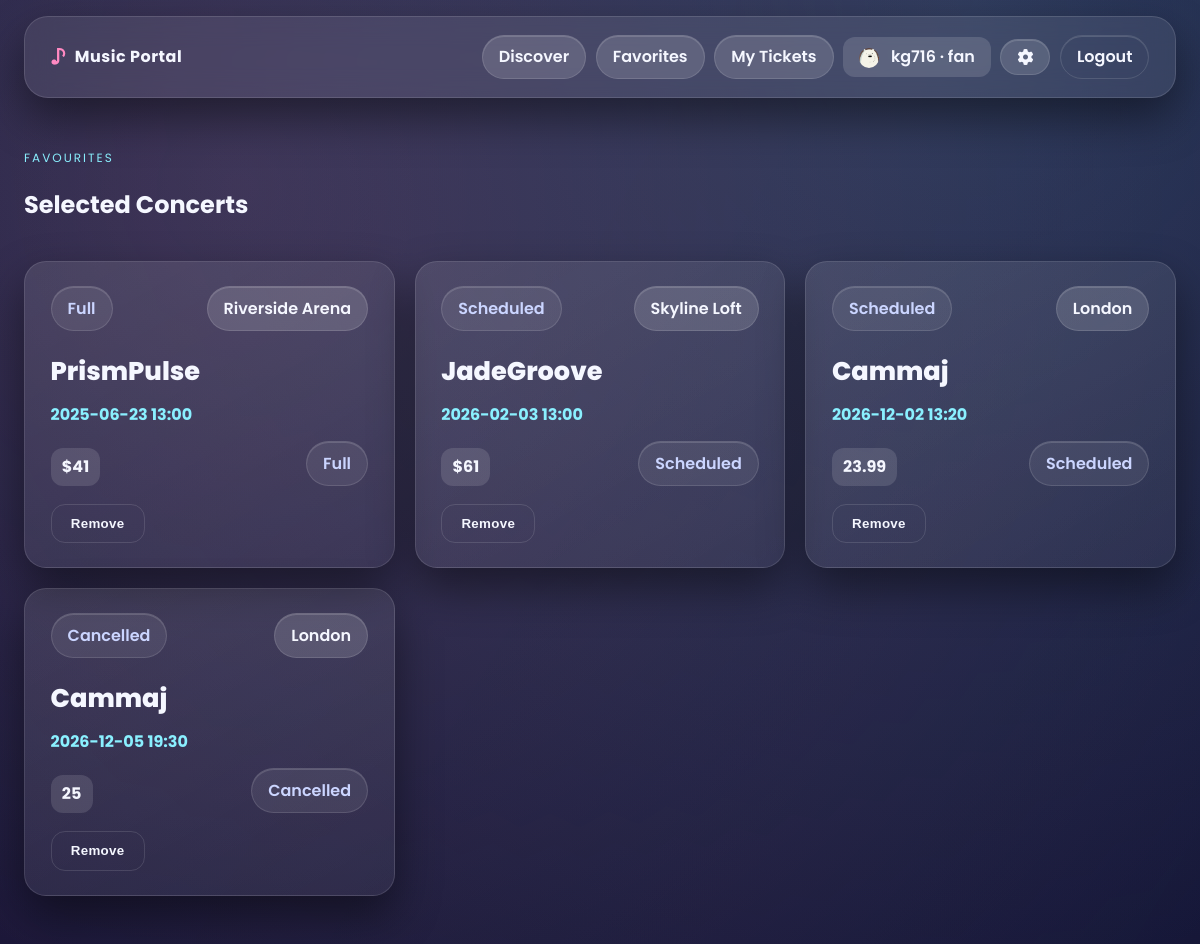
The app's page /selected (signed in) with its own data.
### tables this page shows
CREATE TABLE users (
                    id INTEGER PRIMARY KEY AUTOINCREMENT,
                    username TEXT NOT NULL UNIQUE,
                    password_hash TEXT NOT NULL,
                    role TEXT NOT NULL CHECK(role IN ('band', 'fan', 'admin'))
                , email TEXT, profile_image TEXT);

CREATE TABLE concerts (
            id INTEGER PRIMARY KEY AUTOINCREMENT,
            band_name TEXT NOT NULL,
            concert_datetime TEXT NOT NULL,
            venue TEXT NOT NULL,
            cost TEXT NOT NULL,
            status TEXT NOT NULL DEFAULT 'scheduled' CHECK(status IN ('scheduled', 'cancelled', 'full')),
            user_id INTEGER NOT NULL, image_filename TEXT, city TEXT, max_tickets INTEGER DEFAULT 100, ticket_price REAL DEFAULT 0.0,
            FOREIGN KEY(user_id) REFERENCES "users_old"(id)
        );

### app.py (the view)
@app.route("/selected")
def selected_concerts_view():
    if not fan_required():
        return redirect(url_for("login"))
    db = get_db()
    concerts = db.execute(
        """
        SELECT concerts.* FROM selected_concerts
        JOIN concerts ON concerts.id = selected_concerts.concert_id
        WHERE selected_concerts.user_id = ?
        ORDER BY concert_datetime
        """,
        (g.user["id"],),
    ).fetchall()
    return render_template("selected.html", concerts=concerts)

### app.py (called while the page is built)
def get_db():
    if "db" not in g:
        g.db = sqlite3.connect(DATABASE)
        g.db.row_factory = sqlite3.Row
    return g.db

@app.before_request
def ensure_db_ready():
    global _db_initialized
    if not _db_initialized:
        init_db()
        _db_initialized = True

@app.before_request
def load_logged_in_user():
    user_id = session.get("user_id")
    if user_id is None:
        g.user = None
    else:
        db = get_db()
        g.user = db.execute("SELECT * FROM users WHERE id = ?", (user_id,)).fetchone()

def fan_required():
    if g.user is None or g.user["role"] != "fan":
        flash("Fan access required.")
        return False
    return True

### templates/selected.html (shortened to what this page needs)
{% extends 'base.html' %}
{% block content %}
<div class="section-header">
  <div>
    <p class="eyebrow">Favourites</p>
    <h2>Selected Concerts</h2>
  </div>
</div>
<div class="card-grid">
  {% if concerts %}
    {% for concert in concerts %}
    <div class="concert-card selected-card" onclick="location.href='{{ url_for('view_concert', concert_id=concert['id']) }}';" style="cursor: pointer;">
      <div class="concert-meta">
        <span class="pill soft status">{{ concert['status'] }}</span>
        <span class="pill venue">{{ concert['venue'] }}</span>
      </div>
      <div class="card-body">
        <h3 class="band-name">{{ concert['band_name'] }}</h3>
        <p class="muted date">{{ concert['concert_datetime'].replace('T',' ') }}</p>
      </div>
      <div class="card-footer">
        <span class="ticket-tag">{{ concert['cost'] }}</span>
        <span class="pill soft status-pill">{{ concert['status'] }}</span>
      </div>
      <form method="post" action="{{ url_for('remove_selected', concert_id=concert['id']) }}" class="card-actions" onclick="event.stopPropagation();">
        <button class="button ghost" type="submit">Remove</button>
      </form>
    </div>
    {% endfor %}
  {% else %}
    <div class="empty">Your Selected Concerts list is empty.</div>
  {% endif %}
</div>
{% endblock %}

### templates/base.html (shortened to what this page needs)
<!doctype html>
<html lang="en">
<head>
  <link rel="stylesheet" href="https://cdn.jsdelivr.net/npm/@fortawesome/fontawesome-free@6.5.0/css/all.min.css">
  <link rel="stylesheet" href="{{ url_for('static', filename='css/style.css') }}">
</head>
<body class="bg-stage">
  <div class="overlay"></div>
  <header class="top-bar glass">
    <div class="brand">
      <span class="note">♪</span>
      <span>Music Portal</span>
    </div>
    <nav>
      {% if g.user %}
        {% if g.user['role'] == 'band' %}
          <a class="pill" href="{{ url_for('band_dashboard') }}">My Listings</a>
          <a class="pill" href="{{ url_for('create_concert') }}">New Concert</a>
        {% elif g.user['role'] == 'admin' %}
          <a class="pill" href="{{ url_for('admin_dashboard') }}">Dashboard</a>
        {% else %}
          <a class="pill" href="{{ url_for('search_concerts') }}">Discover</a>
          <a class="pill" href="{{ url_for('selected_concerts_view') }}">Favorites</a>
          <a class="pill" href="{{ url_for('tickets_bought') }}">My Tickets</a>
        {% endif %}
        <span class="user-pill">
          {% if g.user['profile_image'] %}
            <img src="{{ url_for('static', filename='uploads/' ~ g.user['profile_image']) }}" alt="" style="width: 20px; height: 20px; border-radius: 50%; object-fit: cover; margin-right: 8px; vertical-align: middle;">
          {% endif %}
          {{ g.user['username'] }} · {{ g.user['role'] }}
        </span>
        <a class="pill" href="{{ url_for('settings') }}" title="Settings"><i class="fas fa-cog"></i></a>
        <a class="pill ghost" href="{{ url_for('logout') }}">Logout</a>
      {% else %}
        <a class="pill" href="{{ url_for('login') }}">Login</a>
        <a class="pill ghost" href="{{ url_for('register') }}">Register</a>
      {% endif %}
    </nav>
  </header>
  <main class="container">
    {% block content %}{% endblock %}
  </main>
</body>
</html>

### records on screen
users: profile_image (picture), user.username "kg716", user.role "fan"
concerts: status "Full", venue "Riverside Arena", band_name "PrismPulse", concert_datetime.replace "2025-06-23 13:00", cost "$41"
concerts: status "Scheduled", venue "Skyline Loft", band_name "JadeGroove", concert_datetime.replace "2026-02-03 13:00", cost "$61"
concerts: status "Scheduled", venue "London", band_name "Cammaj", concert_datetime.replace "2026-12-02 13:20", cost "23.99"
concerts: status "Cancelled", venue "London", band_name "Cammaj", concert_datetime.replace "2026-12-05 19:30", cost "25"
